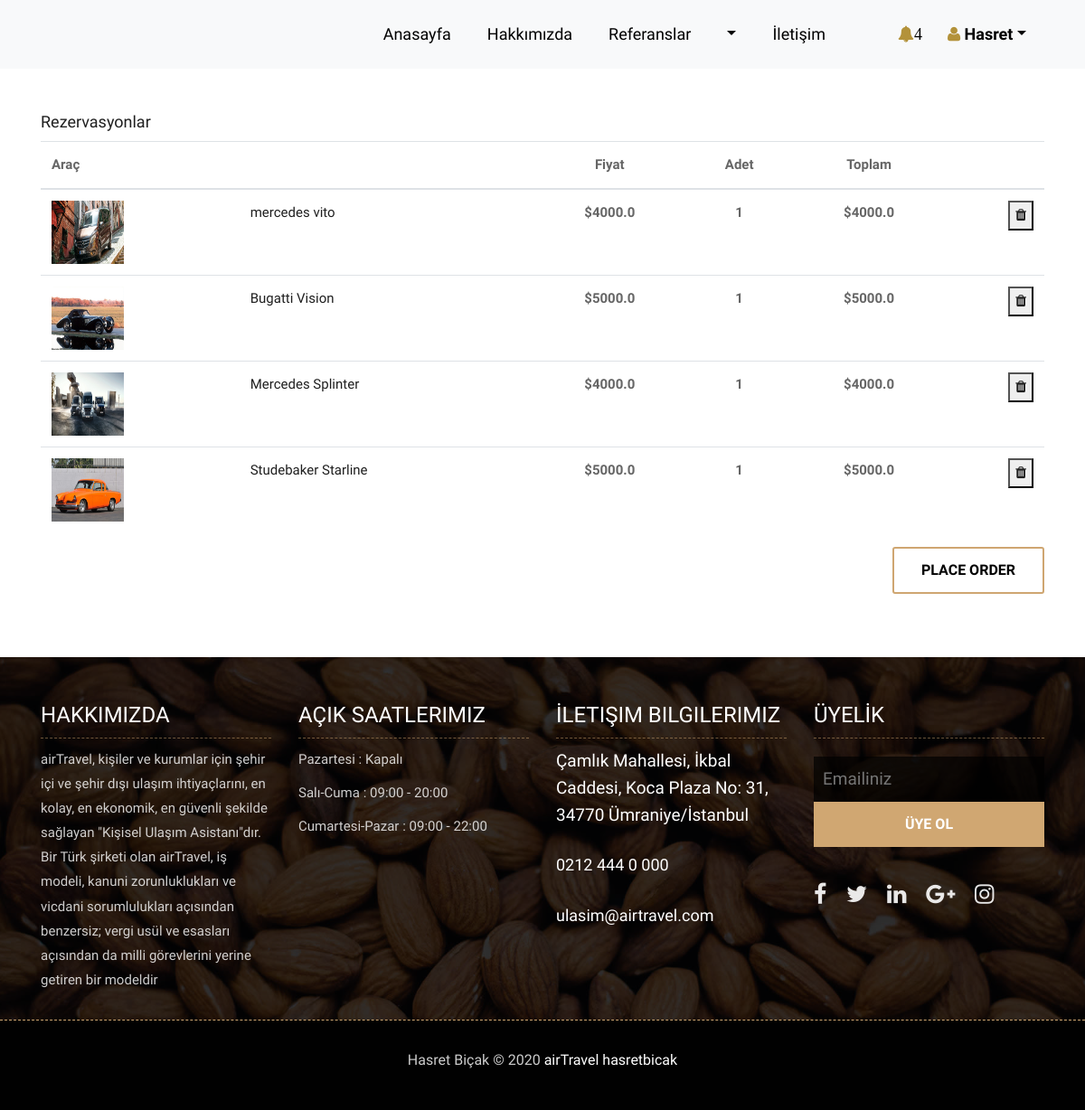
The app's page /shopcart/ (signed in), older data.
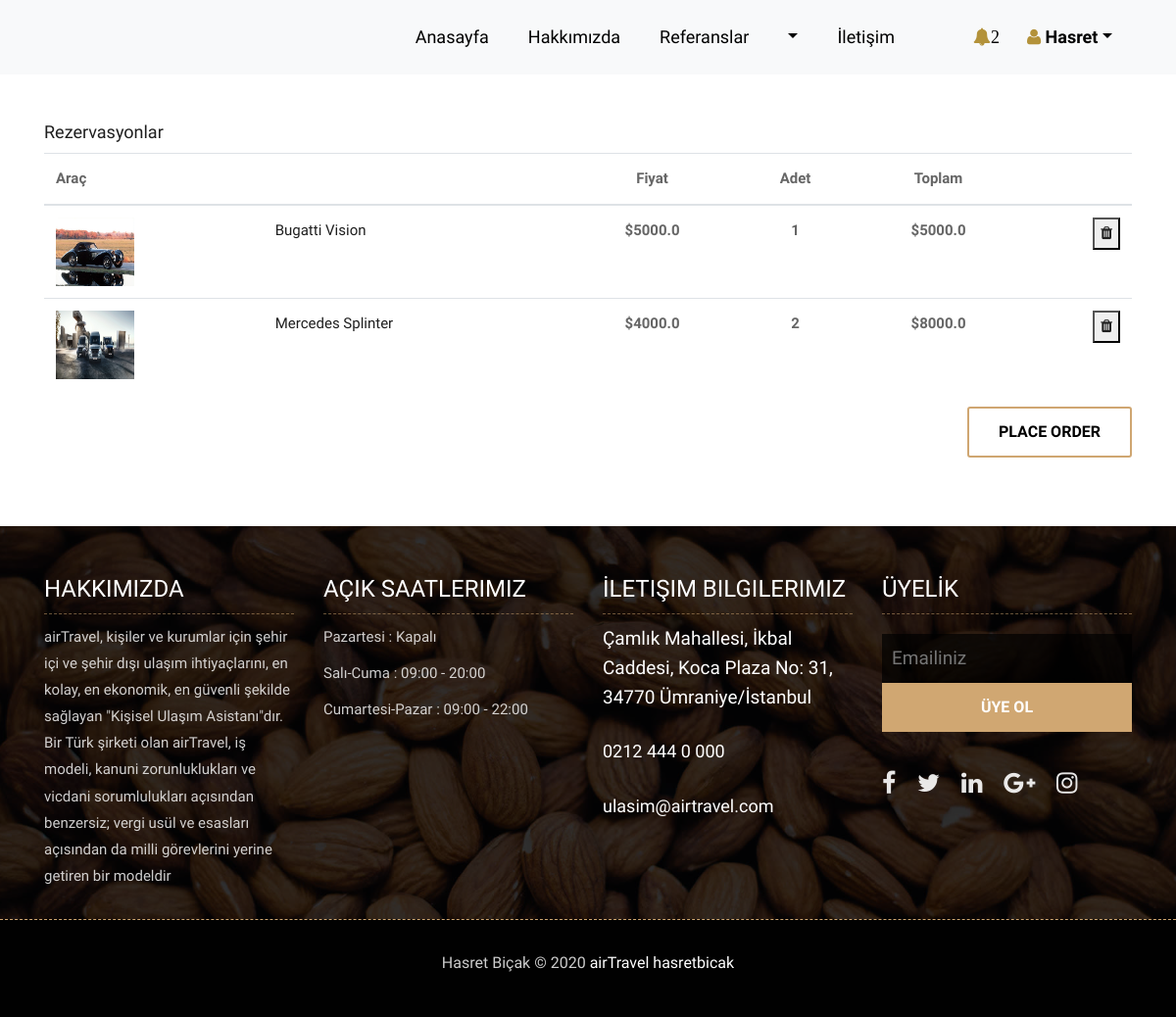
The same page, newer data.
### order/models.py (models this page shows, shortened)
class ShopCart(models.Model):
    user = models.ForeignKey(User, on_delete=models.SET_NULL, null=True)
    product = models.ForeignKey(Product, on_delete=models.SET_NULL, null=True)
    quantity = models.IntegerField()
    @property
    def amount(self):
        return self.quantity*self.product.price

### product/models.py (models this page shows, shortened)
class Product(models.Model):
    STATUS = (
        ('True', 'Evet'),
        ('False', 'Hayır'),
    )
    category = models.ForeignKey(Category, on_delete=models.CASCADE)
    title = models.CharField(max_length=100)
    keywords = models.CharField(max_length=255)
    description = models.CharField(max_length=255)
    image = models.ImageField(blank=True, upload_to='images/')
    price = models.FloatField()
    amount = models.IntegerField()
    detail = RichTextUploadingField()
    slug = models.SlugField(null=False, unique=True)
    status = models.CharField(max_length=10, choices=STATUS)
    create_at = models.DateTimeField(auto_now_add=True)
    update_at = models.DateTimeField(auto_now=True)
    def __str__(self):
        return self.title
    def image_tag(self):
        return mark_safe('<img src="{}" height="50"/>'.format(self.image.url))
    image_tag.short_description = 'Image'

### order/views.py (the view)
# urls.py: path('shopcart/', orderviews.shopcart, name='shopcart'),
@login_required(login_url='/login')
def shopcart(request):
    category = Category.objects.all()
    current_user = request.user
    schopcart = ShopCart.objects.filter(user_id=current_user.id)
    request.session['cart_items'] = ShopCart.objects.filter(user_id=current_user.id).count()
    total = 0
    for rs in schopcart:
        total += rs.product.price * rs.quantity
    context = {'schopcart': schopcart,
               'category': category,
               'total': total,
    }
    return render(request, 'Shopcart_products.html', context)

### order/templates/Shopcart_products.html (shortened to what this page needs)
{% extends "homebase.html" %}
{% block content %}
<div class="stuff-box">
		<div class="container">
            <div class="row">
                <div class="col-md-12">
						<div class="order-summary clearfix">
							<br><br>
							<div class="section-title">
								<h3 class="title">Rezervasyonlar</h3>
							</div>
							<table class="shopping-cart-table table">
								<thead>
									<tr>
										<th>Araç</th>
										<th></th>
										<th class="text-center">Fiyat</th>
										<th class="text-center">Adet</th>
										<th class="text-center">Toplam</th>
										<th class="text-right"></th>
									</tr>
								</thead>
								<tbody>
                                {% for rs in schopcart %}
									<tr>
										<td class="thumb"><img src="{{rs.product.image.url}} " style="height:70px; width:80px;" alt=""></td>
										<td class="details">
											<a href="#">{{rs.product}}</a>
										</td>
										<td class="price text-center"><strong>${{ rs.product.price }}</strong><br></td>
                                        <td class="qty text-center"><strong>{{ rs.quantity }}</strong></td>
										<td class="total text-center"><strong class="primary-color">${{ rs.amount }}</strong></td>
										<td class="text-right"><button class="main-btn icon-btn"><a href="/order/deletefromcart/{{ rs.id }}" class="fa fa-trash"></a></button></td>
									</tr>
                                {% endfor %}
								</tbody>
							</table>
							<div class="pull-right">
								<a href="/order/orderproduct" class="btn btn-lg btn-circle btn-outline-new-white" style="color:black; ">Place Order</a>
							</div>
						</div>
					</div>
            </div>
        </div>
</div>
{% endblock %}

### home/templates/header.html (shortened to what this page needs)
		    {% load static %}
<link rel="stylesheet" href="https://ajax.googleapis.com/ajax/libs/jqueryui/1.11.4/themes/smoothness/jquery-ui.css">
	<header class="top-navbar">
		<nav class="navbar navbar-expand-lg navbar-light bg-light">
			<div class="container">
				<div class="collapse navbar-collapse" id="navbars-rs-food">
{% load mptt_tags %}
				    <ul class="navbar-nav ml-auto">
					    <li class="nav-item"><a class="nav-link" href="/">Anasayfa</a></li>
						<li class="nav-item"><a class="nav-link" href="/hakkimizda">Hakkımızda</a></li>
						<li class="nav-item"><a class="nav-link" href="/referanslar">Referanslar</a></li>
					   {% recursetree category %}
                       <li class="nav-item dropdown">
						   <a class="nav-link dropdown-toggle" href="/category/{{ node.slug }}/{{ node.id }}" id="dropdown-a" {% if not node.is_leaf_node %}  data-toggle="dropdown" aria-expanded="true" {% endif %} >{{ node.title }}</a>
                       </li>
                      {% endrecursetree %}
						<li class="nav-item"><a class="nav-link" href="/iletisim">İletişim</a></li>
						<li class="nav-item"><a class="nav-link" href="">              </a></li>
						<li class="nav-item">
							<a class="nav-link" href="/shopcart/">
								<div class="header-btns-icon">
									<i class="fa fa-bell" style="color:#b3923a; height:20px; width:15px;"><span class="qty" style="color:black">{{request.session.cart_items}}</span></i>
								</div>
							</a>
						</li>
						<li class="nav-item dropdown" >
							{% if user.id is not None %}
							   <strong class="nav-link dropdown-toggle" role="button" data-toggle="dropdown" aria-expanded="true"><i class="fa fa-user" style="color:#b3923a"></i>          {{user.first_name}}</strong>
							{% else %}
							<a href="/login/" class="text-uppercase">Giriş</a> / <a href="/signup/" class="text-uppercase">Kayıt Ol</a>
							{% endif %}
						</li>
					</ul>
				</div>
			</div>
		</nav>
	</header>

Row changes from the older to the newer data that the page shows:
removed ShopCart: product.image (picture), product "mercedes vito", product.price "4000.0", quantity "1", amount "4000.0"
removed ShopCart: product.image (picture), product "Studebaker Starline", product.price "5000.0", quantity "1", amount "5000.0"
changed ShopCart "Mercedes Splinter": quantity "1" → "2"; amount "4000.0" → "8000.0"
Text that changed along with them:
{{ request.session.cart_items }}: "4" → "2"
